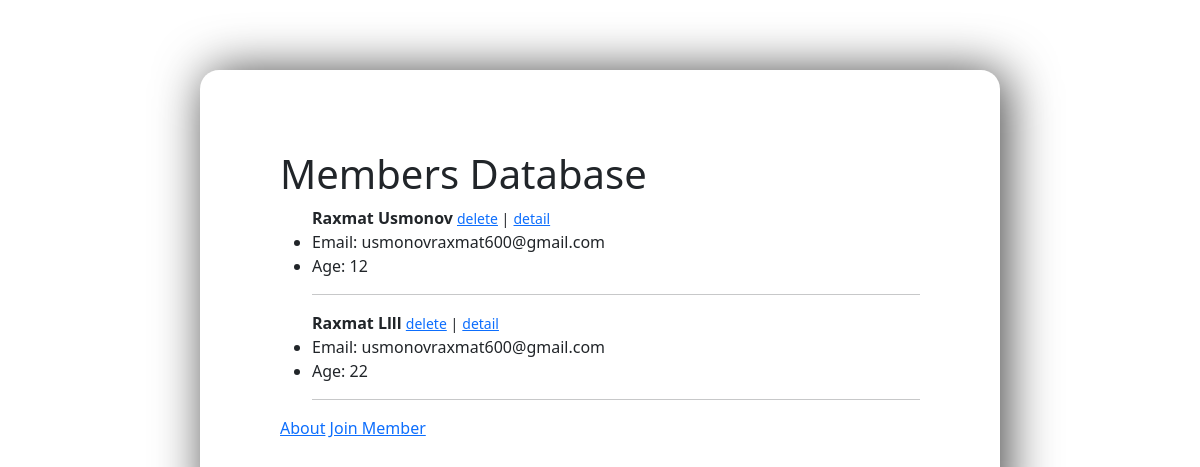
Before: / with the older database file.
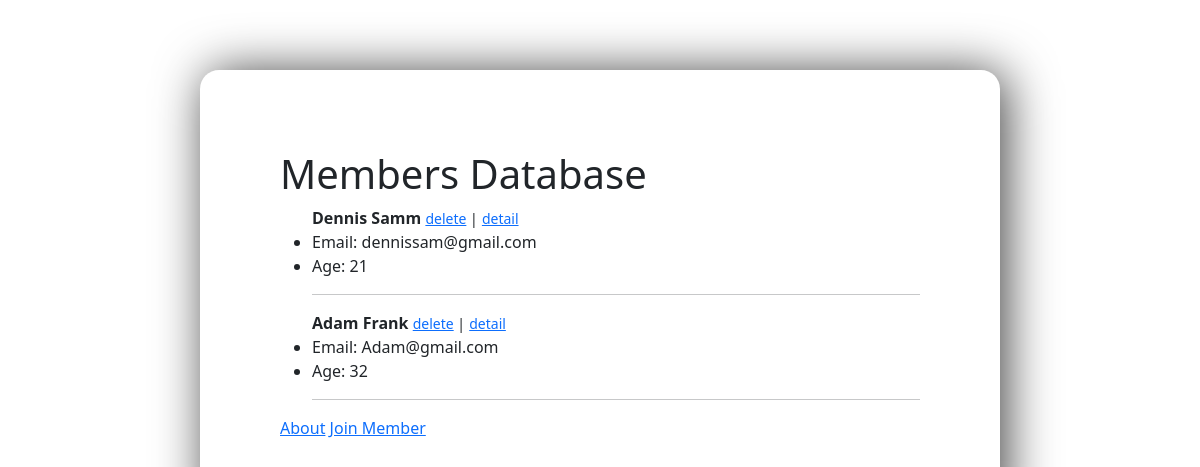
After: the same page with the newer database file.
### website/models.py (models this page shows, shortened)
class Member(models.Model):
	fname = models.CharField(max_length=50)
	lname = models.CharField(max_length=50)
	email = models.EmailField(max_length=30)
	passwd = models.CharField(max_length=50)
	age = models.IntegerField()
	phone_num = models.IntegerField()
	address = models.CharField(max_length=100, null=True, blank=True)
	date_join = models.DateTimeField(auto_now_add= True)
	author = models.ForeignKey(
		get_user_model(),
		on_delete=models.CASCADE, null=True, blank=True
		)

### website/views.py (the view)
# urls.py: 2. Add a URL to urlpatterns:  path('', views.home, name='home')
def home(request):
	all_members = Member.objects.all
	return  render(request, 'home.html', {'all' : all_members})

### templates/home.html
{% extends 'base.html' %}
{% block content %}
<h1>Members Database</h1>
<ul>
{% for item in all %}
    <strong>{{ item.fname | title  }} {{ item.lname| title}}</strong>
    <small><a href="{% url 'delete' item.pk %}">delete</a> |</small> <small><a href="{% url 'detail' item.pk %}">detail</a> </small>
    <br>
    <li>Email: {{ item.email}}</li>
    <li>Age: {{ item.age }}</li>
    <hr>
{% endfor %}
</ul>
<footer>
<a href="{% url 'about' %}">About</a>
	<a href="{% url 'join' %}">Join Member</a>
</footer>
{% endblock content %}

### templates/base.html (shortened to what this page needs)
<!doctype html>
<html lang="en">
  <head>
    <link href="https://cdn.jsdelivr.net/npm/bootstrap@5.0.2/dist/css/bootstrap.min.css" rel="stylesheet">
    <div class='center-column'>
  </head>
  <body>
      {% block content %}
      {% endblock content %}
  </body>
</html>

### templates/base.html (style rules this page uses)
.center-column { width:800px; margin: 70px auto; padding:80px; border-radius: 19px; box-shadow: 6px 2px 50px 0px rgba(0,0,0,0.75); }
body { background-color: #638CB8; }

Changed rows visible on the page:
removed Member: fname "Raxmat", lname "Usmonov", email "usmonovraxmat600@gmail.com", age "12"
removed Member: fname "Raxmat", lname "Llll", email "usmonovraxmat600@gmail.com", age "22"
added Member: fname "Dennis", lname "Samm", email "dennissam@gmail.com", age "21"
added Member: fname "Adam", lname "Frank", email "Adam@gmail.com", age "32"
